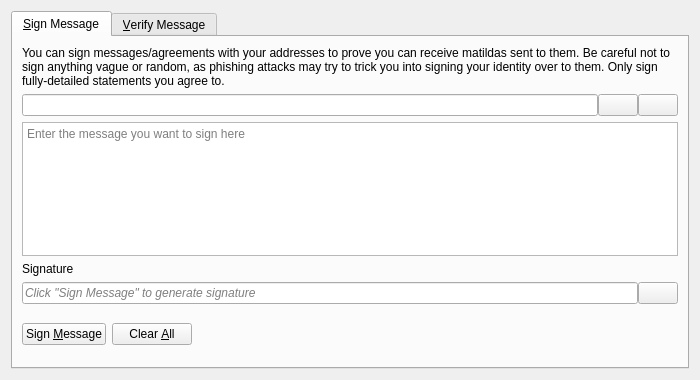
<?xml version="1.0" encoding="UTF-8"?>
<ui version="4.0">
 <class>SignVerifyMessageDialog</class>
 <widget class="QDialog" name="SignVerifyMessageDialog">
  <property name="geometry">
   <rect>
    <x>0</x>
    <y>0</y>
    <width>700</width>
    <height>380</height>
   </rect>
  </property>
  <property name="windowTitle">
   <string>Signatures - Sign / Verify a Message</string>
  </property>
  <property name="modal">
   <bool>true</bool>
  </property>
  <layout class="QVBoxLayout" name="verticalLayout">
   <item>
    <widget class="QTabWidget" name="tabWidget">
     <property name="currentIndex">
      <number>0</number>
     </property>
     <widget class="QWidget" name="tabSignMessage">
      <attribute name="title">
       <string>&amp;Sign Message</string>
      </attribute>
      <layout class="QVBoxLayout" name="verticalLayout_SM">
       <item>
        <widget class="QLabel" name="infoLabel_SM">
         <property name="text">
          <string>You can sign messages/agreements with your addresses to prove you can receive matildas sent to them. Be careful not to sign anything vague or random, as phishing attacks may try to trick you into signing your identity over to them. Only sign fully-detailed statements you agree to.</string>
         </property>
         <property name="textFormat">
          <enum>Qt::PlainText</enum>
         </property>
         <property name="wordWrap">
          <bool>true</bool>
         </property>
        </widget>
       </item>
       <item>
        <layout class="QHBoxLayout" name="horizontalLayout_1_SM">
         <property name="spacing">
          <number>0</number>
         </property>
         <item>
          <widget class="QValidatedLineEdit" name="addressIn_SM">
           <property name="toolTip">
            <string>The Matilda address to sign the message with</string>
           </property>
          </widget>
         </item>
         <item>
          <widget class="QPushButton" name="addressBookButton_SM">
           <property name="toolTip">
            <string>Choose previously used address</string>
           </property>
           <property name="text">
            <string/>
           </property>
           <property name="icon">
            <iconset resource="../matilda.qrc">
             <normaloff>:/icons/address-book</normaloff>:/icons/address-book</iconset>
           </property>
           <property name="shortcut">
            <string>Alt+A</string>
           </property>
           <property name="autoDefault">
            <bool>false</bool>
           </property>
          </widget>
         </item>
         <item>
          <widget class="QPushButton" name="pasteButton_SM">
           <property name="toolTip">
            <string>Paste address from clipboard</string>
           </property>
           <property name="text">
            <string/>
           </property>
           <property name="icon">
            <iconset resource="../matilda.qrc">
             <normaloff>:/icons/editpaste</normaloff>:/icons/editpaste</iconset>
           </property>
           <property name="shortcut">
            <string>Alt+P</string>
           </property>
           <property name="autoDefault">
            <bool>false</bool>
           </property>
          </widget>
         </item>
        </layout>
       </item>
       <item>
        <widget class="QPlainTextEdit" name="messageIn_SM">
         <property name="toolTip">
          <string>Enter the message you want to sign here</string>
         </property>
         <property name="placeholderText">
          <string>Enter the message you want to sign here</string>
         </property>
        </widget>
       </item>
       <item>
        <widget class="QLabel" name="signatureLabel_SM">
         <property name="text">
          <string>Signature</string>
         </property>
         <property name="textFormat">
          <enum>Qt::PlainText</enum>
         </property>
        </widget>
       </item>
       <item>
        <layout class="QHBoxLayout" name="horizontalLayout_2_SM">
         <property name="spacing">
          <number>0</number>
         </property>
         <item>
          <widget class="QLineEdit" name="signatureOut_SM">
           <property name="placeholderText">
            <string>Click "Sign Message" to generate signature</string>
           </property>
           <property name="font">
            <font>
             <italic>true</italic>
            </font>
           </property>
           <property name="readOnly">
            <bool>true</bool>
           </property>
          </widget>
         </item>
         <item>
          <widget class="QPushButton" name="copySignatureButton_SM">
           <property name="toolTip">
            <string>Copy the current signature to the system clipboard</string>
           </property>
           <property name="text">
            <string/>
           </property>
           <property name="icon">
            <iconset resource="../matilda.qrc">
             <normaloff>:/icons/editcopy</normaloff>:/icons/editcopy</iconset>
           </property>
           <property name="autoDefault">
            <bool>false</bool>
           </property>
          </widget>
         </item>
        </layout>
       </item>
       <item>
        <layout class="QHBoxLayout" name="horizontalLayout_3_SM">
         <item>
          <widget class="QPushButton" name="signMessageButton_SM">
           <property name="toolTip">
            <string>Sign the message to prove you own this Matilda address</string>
           </property>
           <property name="text">
            <string>Sign &amp;Message</string>
           </property>
           <property name="icon">
            <iconset resource="../matilda.qrc">
             <normaloff>:/icons/edit</normaloff>:/icons/edit</iconset>
           </property>
           <property name="autoDefault">
            <bool>false</bool>
           </property>
          </widget>
         </item>
         <item>
          <widget class="QPushButton" name="clearButton_SM">
           <property name="toolTip">
            <string>Reset all sign message fields</string>
           </property>
           <property name="text">
            <string>Clear &amp;All</string>
           </property>
           <property name="icon">
            <iconset resource="../matilda.qrc">
             <normaloff>:/icons/remove</normaloff>:/icons/remove</iconset>
           </property>
           <property name="autoDefault">
            <bool>false</bool>
           </property>
          </widget>
         </item>
         <item>
          <spacer name="horizontalSpacer_1_SM">
           <property name="orientation">
            <enum>Qt::Horizontal</enum>
           </property>
           <property name="sizeHint" stdset="0">
            <size>
             <width>40</width>
             <height>48</height>
            </size>
           </property>
          </spacer>
         </item>
         <item>
          <widget class="QLabel" name="statusLabel_SM">
           <property name="font">
            <font>
             <weight>75</weight>
             <bold>true</bold>
            </font>
           </property>
           <property name="text">
            <string/>
           </property>
           <property name="wordWrap">
            <bool>true</bool>
           </property>
          </widget>
         </item>
         <item>
          <spacer name="horizontalSpacer_2_SM">
           <property name="orientation">
            <enum>Qt::Horizontal</enum>
           </property>
           <property name="sizeHint" stdset="0">
            <size>
             <width>40</width>
             <height>48</height>
            </size>
           </property>
          </spacer>
         </item>
        </layout>
       </item>
      </layout>
     </widget>
     <widget class="QWidget" name="tabVerifyMessage">
      <attribute name="title">
       <string>&amp;Verify Message</string>
      </attribute>
      <layout class="QVBoxLayout" name="verticalLayout_VM">
       <item>
        <widget class="QLabel" name="infoLabel_VM">
         <property name="text">
          <string>Enter the receiver's address, message (ensure you copy line breaks, spaces, tabs, etc. exactly) and signature below to verify the message. Be careful not to read more into the signature than what is in the signed message itself, to avoid being tricked by a man-in-the-middle attack. Note that this only proves the signing party receives with the address, it cannot prove sendership of any transaction!</string>
         </property>
         <property name="textFormat">
          <enum>Qt::PlainText</enum>
         </property>
         <property name="alignment">
          <set>Qt::AlignLeading|Qt::AlignLeft|Qt::AlignTop</set>
         </property>
         <property name="wordWrap">
          <bool>true</bool>
         </property>
        </widget>
       </item>
       <item>
        <layout class="QHBoxLayout" name="horizontalLayout_1_VM">
         <property name="spacing">
          <number>0</number>
         </property>
         <item>
          <widget class="QValidatedLineEdit" name="addressIn_VM">
           <property name="toolTip">
            <string>The Matilda address the message was signed with</string>
           </property>
          </widget>
         </item>
         <item>
          <widget class="QPushButton" name="addressBookButton_VM">
           <property name="toolTip">
            <string>Choose previously used address</string>
           </property>
           <property name="text">
            <string/>
           </property>
           <property name="icon">
            <iconset resource="../matilda.qrc">
             <normaloff>:/icons/address-book</normaloff>:/icons/address-book</iconset>
           </property>
           <property name="shortcut">
            <string>Alt+A</string>
           </property>
           <property name="autoDefault">
            <bool>false</bool>
           </property>
          </widget>
         </item>
        </layout>
       </item>
       <item>
        <widget class="QPlainTextEdit" name="messageIn_VM">
          <property name="toolTip">
            <string>The signed message to verify</string>
          </property>
          <property name="placeholderText">
            <string>The signed message to verify</string>
          </property>
        </widget>
       </item>
       <item>
        <widget class="QValidatedLineEdit" name="signatureIn_VM">
          <property name="toolTip">
            <string>The signature given when the message was signed</string>
          </property>
          <property name="placeholderText">
            <string>The signature given when the message was signed</string>
          </property>
        </widget>
       </item>
       <item>
        <layout class="QHBoxLayout" name="horizontalLayout_2_VM">
         <item>
          <widget class="QPushButton" name="verifyMessageButton_VM">
           <property name="toolTip">
            <string>Verify the message to ensure it was signed with the specified Matilda address</string>
           </property>
           <property name="text">
            <string>Verify &amp;Message</string>
           </property>
           <property name="icon">
            <iconset resource="../matilda.qrc">
             <normaloff>:/icons/transaction_0</normaloff>:/icons/transaction_0</iconset>
           </property>
           <property name="autoDefault">
            <bool>false</bool>
           </property>
          </widget>
         </item>
         <item>
          <widget class="QPushButton" name="clearButton_VM">
           <property name="toolTip">
            <string>Reset all verify message fields</string>
           </property>
           <property name="text">
            <string>Clear &amp;All</string>
           </property>
           <property name="icon">
            <iconset resource="../matilda.qrc">
             <normaloff>:/icons/remove</normaloff>:/icons/remove</iconset>
           </property>
           <property name="autoDefault">
            <bool>false</bool>
           </property>
          </widget>
         </item>
         <item>
          <spacer name="horizontalSpacer_1_VM">
           <property name="orientation">
            <enum>Qt::Horizontal</enum>
           </property>
           <property name="sizeHint" stdset="0">
            <size>
             <width>40</width>
             <height>48</height>
            </size>
           </property>
          </spacer>
         </item>
         <item>
          <widget class="QLabel" name="statusLabel_VM">
           <property name="font">
            <font>
             <weight>75</weight>
             <bold>true</bold>
            </font>
           </property>
           <property name="text">
            <string/>
           </property>
           <property name="wordWrap">
            <bool>true</bool>
           </property>
          </widget>
         </item>
         <item>
          <spacer name="horizontalSpacer_2_VM">
           <property name="orientation">
            <enum>Qt::Horizontal</enum>
           </property>
           <property name="sizeHint" stdset="0">
            <size>
             <width>40</width>
             <height>48</height>
            </size>
           </property>
          </spacer>
         </item>
        </layout>
       </item>
      </layout>
     </widget>
    </widget>
   </item>
  </layout>
 </widget>
 <customwidgets>
  <customwidget>
   <class>QValidatedLineEdit</class>
   <extends>QLineEdit</extends>
   <header>qt/qvalidatedlineedit.h</header>
  </customwidget>
 </customwidgets>
 <resources>
  <include location="../matilda.qrc"/>
 </resources>
 <connections/>
</ui>
